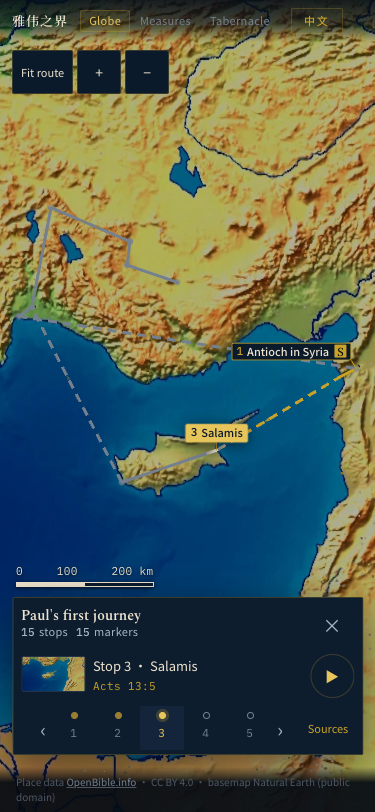
#> input picture handoff/evidence/phase-1/live/phone-en-paul-1-stop-3.png, 375 x 812 px, given in place of phone-en-paul-1-stop-3.png.png, which was not available
$ python copilot_save.py ../../handoff/evidence/phase-1/live/phone-en-paul-1-stop-3.png ../../handoff/evidence/phase-1/live/phone-en-paul-1.png
#> lines starting #> are read from the running program, lines starting #| are printed output that depends on the picture
"""Save a web-drawn image as a square candidate: python3 tools/scenes/copilot_save.py <id> [site]
   site = copilot (default) | gemini0 | gemini1 | chatgpt ; reads ~/Downloads/<site>-<id>.png, writes candidates-<site>/<id>.png"""
import sys, os, json, hashlib, datetime, shutil
from PIL import Image
S = os.environ.get('SCENES_ROOT', '/Volumes/T7/yahwehs-globe-scenes'); id = sys.argv[1]; site = sys.argv[2] if len(sys.argv) > 2 else 'copilot'
src = os.path.expanduser(f'~/Downloads/{site}-{id}.png'); out = f'{S}/no-text-derivatives-v2/candidates-{site}/{id}.png'
os.makedirs(os.path.dirname(out), exist_ok=True)
im = Image.open(src).convert('RGB'); w, h = im.size; nh = round(w * 9 / 16)
#> further down, im is the input picture: PIL image 375x812 RGB; mean R, G, B 77.6, 90.5, 77.4
#> after `w, h = im.size`: w = 375; h = 812
#> after `nh = round(w * 9 / 16)`: nh = 211
if h > nh: im = im.crop((0, 0, w, nh))   # Copilot returns 3:2; keep the top (emblem) and trim the bottom
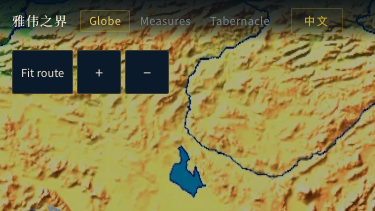
#> im: PIL image 375x211 RGB; mean R, G, B 135.2, 124.8, 71.4
im.save(out)
jp = f'{S}/codex-jobs/claimed-copilot/square-{id}.json'
job = json.load(open(jp)) if os.path.exists(jp) else {'id': id, 'note': 'no claimed job (drawn by hand)'}
#> (the run stopped early here; a loop or call above may not have finished)

$ run again, on handoff/evidence/phase-1/live/phone-en-paul-1.png
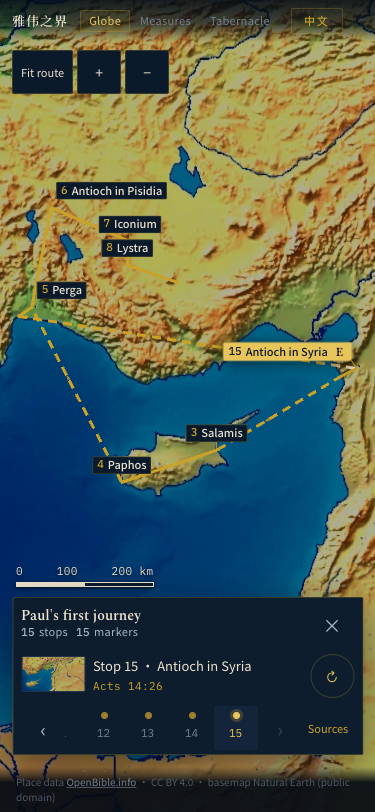
#> input picture handoff/evidence/phase-1/live/phone-en-paul-1.png, 375 x 812 px, given in place of phone-en-paul-1.png.png, which was not available
#> im is the input picture: PIL image 375x812 RGB; mean R, G, B 77, 89.6, 76.4
#> `if h > nh: im = im.crop((0, 0, w, nh))`:
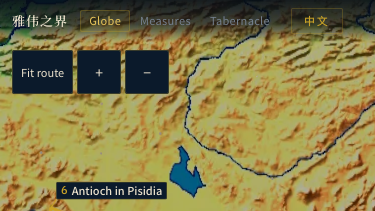
#> im: PIL image 375x211 RGB; mean R, G, B 132.1, 122.3, 70.9

$ run again, on handoff/evidence/phase-1/live/phone-zh-exodus-wilderness.png
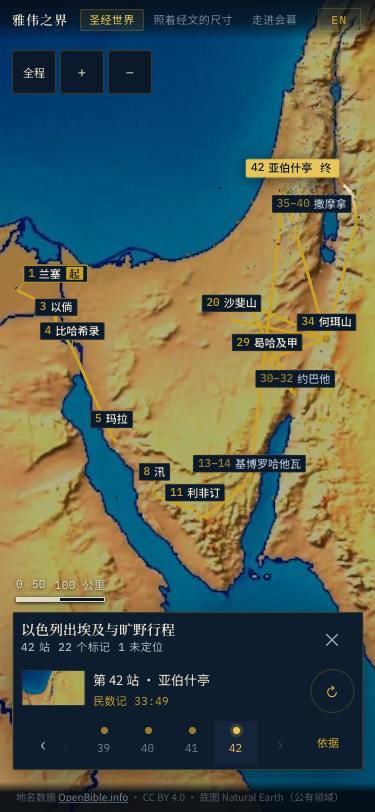
#> input picture handoff/evidence/phase-1/live/phone-zh-exodus-wilderness.png, 375 x 812 px, given in place of phone-zh-exodus-wilderness.png.png, which was not available
#> im is the input picture: PIL image 375x812 RGB; mean R, G, B 82.9, 93.2, 80.1
#> `if h > nh: im = im.crop((0, 0, w, nh))`:
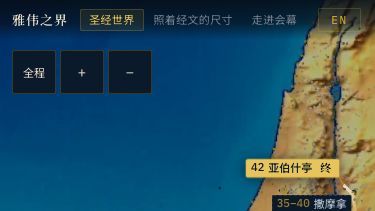
#> im: PIL image 375x211 RGB; mean R, G, B 38.3, 78.4, 94.9
